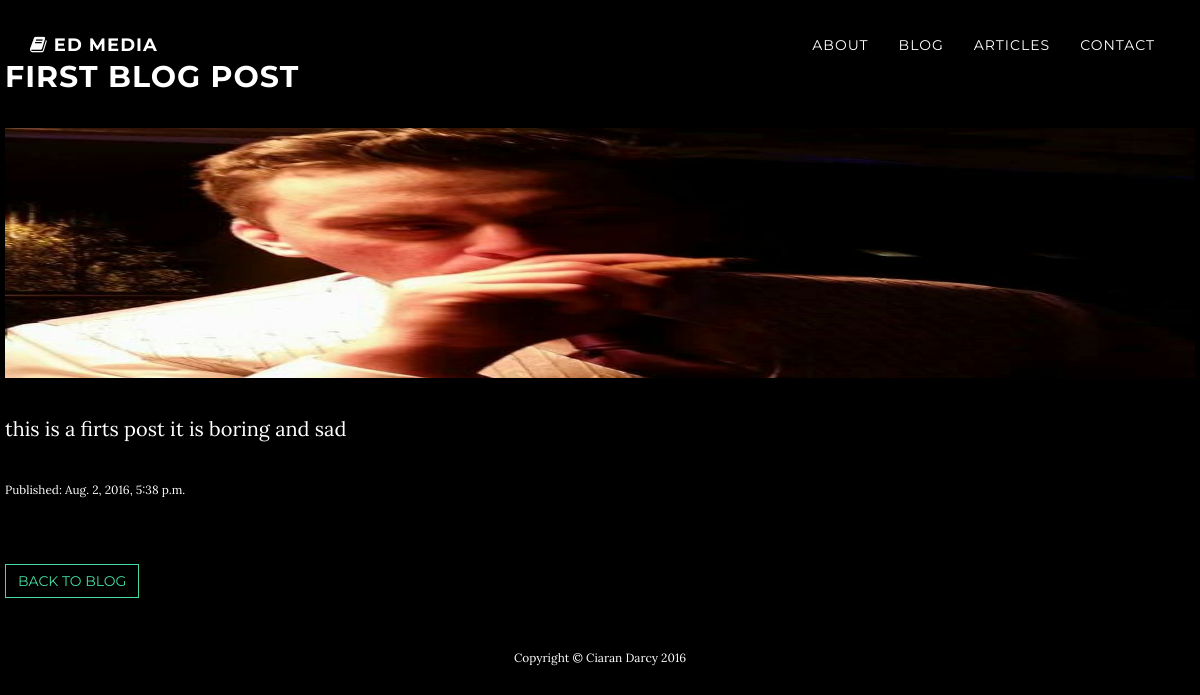
The page /blog/1 on the database its author committed.
### blog/models.py (models this page shows, shortened)
class Post(models.Model):
    author = models.ForeignKey('auth.User')
    title = models.CharField(max_length=200)
    content = models.TextField()
    created_date = models.DateTimeField(default=timezone.now)
    published_date = models.DateTimeField(blank=True, null=True, default=timezone.now)
    views = models.IntegerField(default=0)
    tag = models.CharField(max_length=30, blank=True, null=True)
    image = models.ImageField(upload_to="images", blank=True, null=True)

### blog/views.py (the view)
# urls.py: url(r'^blog/(?P<id>\d+)', views.post_view),
def post_view(request, id):
    post = get_object_or_404(Post, pk=id)
    post.views += 1
    post.save()
    return render(request, "blogpost.html", {'post': post})

### blog/templates/blogpost.html (shortened to what this page needs)
{% extends 'base.html' %}
{% url 'blog/(?P<id>\d+)' as post_url %}
{% load staticfiles %}
{% load social_share %}
{% block content %}
    <div class="row">
                        <h2>{{ post.title }}</h2>
                        {% if post.image %}
                            <img id="blogpic" src="/media/{{ post.image }}">
                        {% endif %}
                        <p>{{ post.content|linebreaks }}</p>
                        <p class='small'>Published:   {{ post.published_date }}</p>
                        <ul class="list-inline banner-social-buttons">
                        </ul>
                        <button class=" btn btn-default" onclick="location.href='/blog'">Back to Blog</button>
    </div>
{% endblock %}

### static/css/grayscale.css (style rules this page uses)
body { width: 100%; height: 100%; font-family: "Lora", "Helvetica Neue", Helvetica, Arial, sans-serif; color: white; background-color: black; }
html { width: 100%; height: 100%; }
h1, h2, h3, h4, h5, h6 { margin: 0 0 35px; text-transform: uppercase; font-family: "Montserrat", "Helvetica Neue", Helvetica, Arial, sans-serif; font-weight: 700; letter-spacing: 1px; }
p { margin: 0 0 25px; font-size: 18px; line-height: 1.5; }
@media (min-width: 768px) { p { margin: 0 0 35px; font-size: 20px; line-height: 1.6; } }
.btn { text-transform: uppercase; font-family: "Montserrat", "Helvetica Neue", Helvetica, Arial, sans-serif; font-weight: 400; -webkit-transition: all 0.3s ease-in-out; -moz-transition: all 0.3s ease-in-out; transition: all 0.3s ease-in-out; border-radius: 0; }
.btn-default { border: 1px solid #42DCA3; color: #42DCA3; background-color: transparent; }
ul.banner-social-buttons { margin-top: 0; }
body { webkit-tap-highlight-color: rgba(255, 255, 255, 0.2); }
#blogpic { width: 100%; height: 250px; }

### rows shown on the page
Post: title "FIRST BLOG POST", image (picture), content "this is a firts post it is boring and sad", published_date "Aug. 2, 2016, 5:38 p.m."
